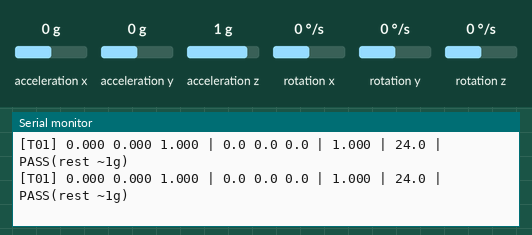
Simulated run of this sketch. Board: Arduino Uno, built with avr-gcc and run on an emulated ATmega328P. On the bench: the last lines printed to the serial monitor. Wiring (inferred from the names in the program): MPU-6050 motion sensor at I2C address 0x68. The test bench sets the inputs (shaded band); at power-on: acceleration x 0 g, acceleration y 0 g, acceleration z 1 g, rotation x 0 °/s, rotation y 0 °/s, rotation z 0 °/s.

Above: at 1.3 s.
1.4 s: acceleration x set to -1.4 g
At 1.7 s:
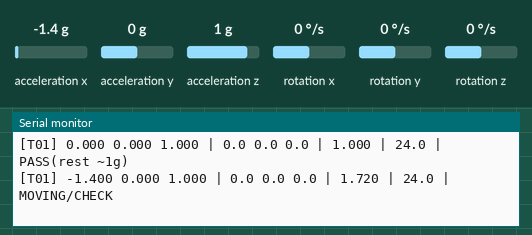
3.4 s: acceleration y set to -1.4 g
At 3.55 s:
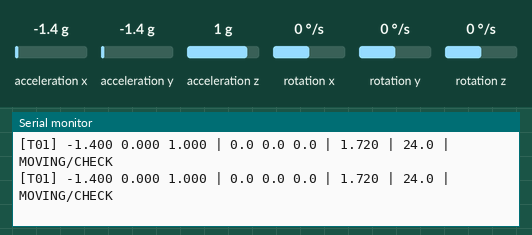
4.9 s: acceleration z set to -1.4 g
At 4.99 s:
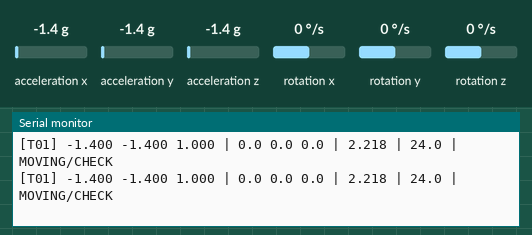
6.4 s: rotation x set to -192 °/s
At 6.43 s:
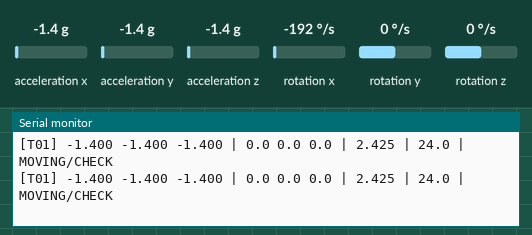
7.9 s: rotation y set to -192 °/s
At 8.07 s:
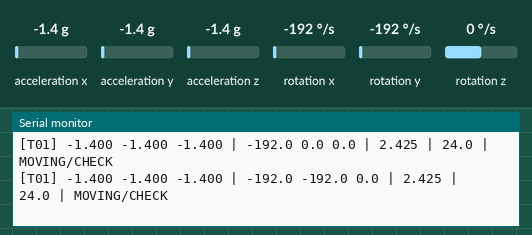

Measured:
- after the input at 1.4 s, the serial monitor: prints a new line after 0.14 s (image 1)
- after the input at 7.9 s, the serial monitor: prints a new line at once (image 5)

The sketch:

t01_mpu6050.ino
```cpp
// TEST 1: MPU6050 accel + gyro. No library needed (raw Wire).
// Wiring: SDA=A4, SCL=A5, AD0=GND (0x68). Serial Monitor: 115200 baud.
// Pass: WHO_AM_I ok, |accel| ~1 g at rest, values change when you move/tilt board.
#include <Wire.h>

const uint8_t MPU_ADDR = 0x68;

bool writeReg(uint8_t reg, uint8_t val) {
  Wire.beginTransmission(MPU_ADDR);
  Wire.write(reg);
  Wire.write(val);
  return Wire.endTransmission() == 0;
}

bool readRegs(uint8_t reg, uint8_t *buf, uint8_t n) {
  Wire.beginTransmission(MPU_ADDR);
  Wire.write(reg);
  if (Wire.endTransmission(false) != 0) return false;
  if (Wire.requestFrom(MPU_ADDR, n) != n) return false;
  for (uint8_t i = 0; i < n; i++) buf[i] = Wire.read();
  return true;
}

void setup() {
  Serial.begin(115200);
  while (!Serial) {}
  Wire.begin();
  Serial.println(F("[T01] MPU6050 test start"));

  uint8_t who = 0;
  if (!readRegs(0x75, &who, 1)) {
    Serial.println(F("[T01] FAIL: no I2C response at 0x68. Check wiring/power/AD0."));
    while (true) {}
  }
  Serial.print(F("[T01] WHO_AM_I = 0x"));
  Serial.println(who, HEX);
  // Genuine MPU6050 = 0x68. Some clones return 0x70/0x72/0x98.
  if (who != 0x68) Serial.println(F("[T01] WARN: unexpected WHO_AM_I (clone?). Continuing."));

  if (!writeReg(0x6B, 0x00)) {  // wake from sleep
    Serial.println(F("[T01] FAIL: cannot wake chip."));
    while (true) {}
  }
  writeReg(0x1C, 0x00);  // accel +-2 g
  writeReg(0x1B, 0x00);  // gyro +-250 dps
  delay(100);
  Serial.println(F("[T01] columns: ax_g ay_g az_g | gx_dps gy_dps gz_dps | |a|_g | temp_C | status"));
}

void loop() {
  uint8_t b[14];
  if (!readRegs(0x3B, b, 14)) {
    Serial.println(F("[T01] FAIL: read error"));
    delay(1000);
    return;
  }
  int16_t ax = (b[0] << 8) | b[1];
  int16_t ay = (b[2] << 8) | b[3];
  int16_t az = (b[4] << 8) | b[5];
  int16_t tr = (b[6] << 8) | b[7];
  int16_t gx = (b[8] << 8) | b[9];
  int16_t gy = (b[10] << 8) | b[11];
  int16_t gz = (b[12] << 8) | b[13];

  float axg = ax / 16384.0f, ayg = ay / 16384.0f, azg = az / 16384.0f;
  float mag = sqrt(axg * axg + ayg * ayg + azg * azg);
  float tempC = tr / 340.0f + 36.53f;

  bool allZero = (ax == 0 && ay == 0 && az == 0);
  bool allFF = (ax == -1 && ay == -1 && az == -1);
  const char *status;
  if (allZero || allFF) status = "FAIL(no data)";
  else if (mag > 0.8f && mag < 1.2f) status = "PASS(rest ~1g)";
  else status = "MOVING/CHECK";

  Serial.print(F("[T01] "));
  Serial.print(axg, 3); Serial.print(' ');
  Serial.print(ayg, 3); Serial.print(' ');
  Serial.print(azg, 3); Serial.print(F(" | "));
  Serial.print(gx / 131.0f, 1); Serial.print(' ');
  Serial.print(gy / 131.0f, 1); Serial.print(' ');
  Serial.print(gz / 131.0f, 1); Serial.print(F(" | "));
  Serial.print(mag, 3); Serial.print(F(" | "));
  Serial.print(tempC, 1); Serial.print(F(" | "));
  Serial.println(status);
  delay(200);
}
```
